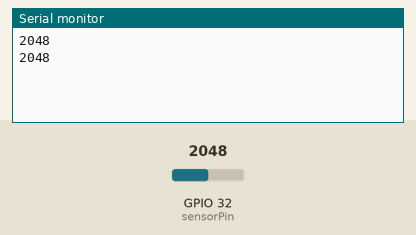
Recording of a sketch running on a simulated ESP32. On the bench: the last lines printed to the serial monitor. The inputs (shaded band) are chosen by the test bench; at power-on: GPIO 32 (sensorPin) = 2048.

Above: at 1.8 s.
1.9 s: GPIO 32 (sensorPin) set to 2866
At 2.8 s:
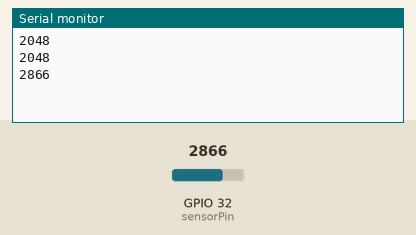
3.4 s: GPIO 32 (sensorPin) set to 3603
At 4.8 s:
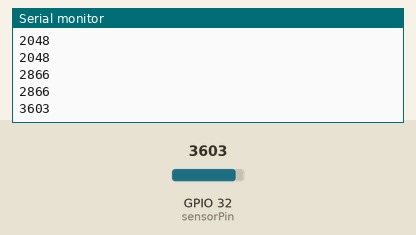
Timing chart, 0 to 6.4 s (numbered marks = the images above; inputs shaded):
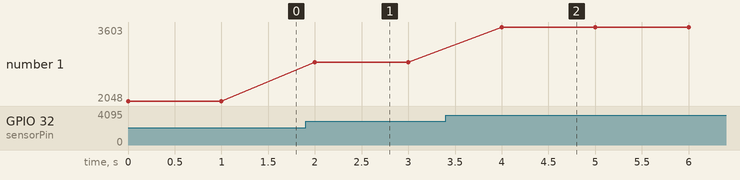

Measured:
- after the input at 1.9 s, the serial monitor: prints a new line after 0.10 s (image 1)
- after the input at 3.4 s, the serial monitor: prints a new line after 0.60 s (image 2)
- plotted number 1: 2048 → 2866 after the input at 1.9 s, 2866 → 3603 after the input at 3.4 s

The sketch:

esp32-moisture-capacitivo.ino
```cpp
const int sensorPin = 32;
const int airValue = 3620;
const int waterValue = 1680;
int soilMoistureValue = 0;
int soilMoisturePercent = 0;

void setup() {
  // put your setup code here, to run once:
Serial.begin(115200);


}

void loop() {

  soilMoistureValue = analogRead(sensorPin);

  //Serial.print("Sensor: ");
  Serial.println(soilMoistureValue);
  //Serial.print("  - ");
  //Serial.print(soilMoisturePercent);
  //Serial.println(" %");

  delay(1000);


}
```
